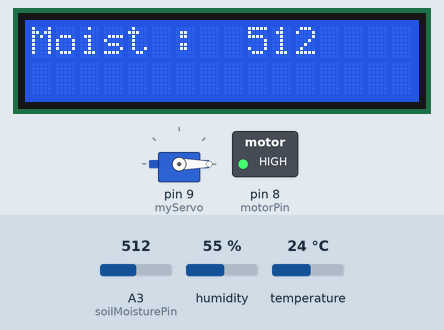
This sketch was run on a simulated Arduino Uno, built with avr-gcc and run on an emulated ATmega328P. On the bench: 16×2 character LCD, servo, switched loads named in the sketch (green lamp = pin HIGH). The inputs (shaded band) are chosen by the test bench; at power-on: temperature 24 °C, A3 (soilMoisturePin) = 512, humidity 55 %. What the sketch prints to the serial monitor is not drawn.

Above: at 1.2 s.
1.3 s: temperature set to 33 °C
At 2.9 s:
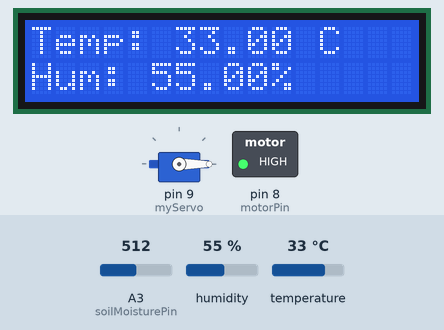
7.4 s: temperature set to 36 °C
At 9.2 s:
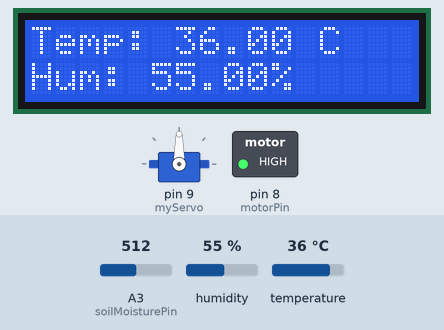
11.9 s: A3 (soilMoisturePin) set to 0
At 12.8 s:
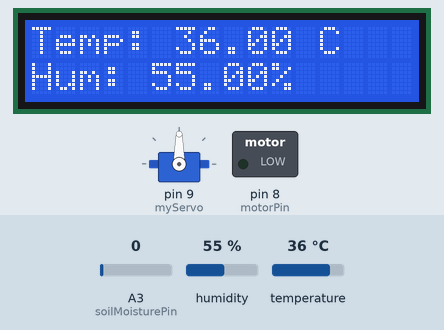
16.0 s: temperature set to 12 °C
At 17.2 s:
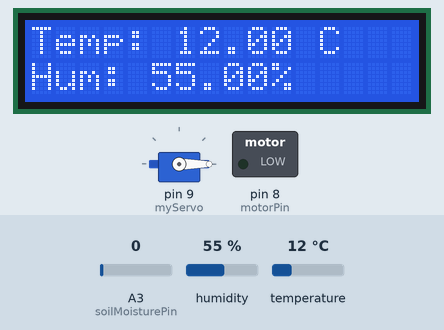
20.2 s: A3 (soilMoisturePin) set to 45
At 21.6 s:
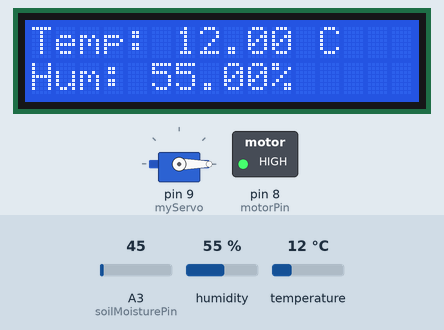
23.3 s: humidity set to 22 %
At 25.7 s:
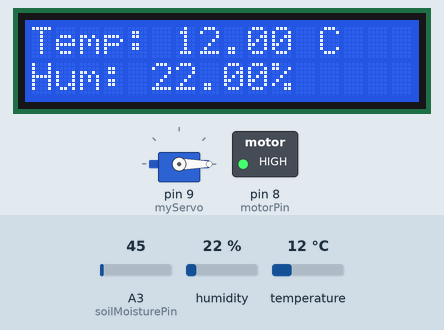
Timing chart, 0 to 27.2 s (numbered marks = the images above; inputs shaded):
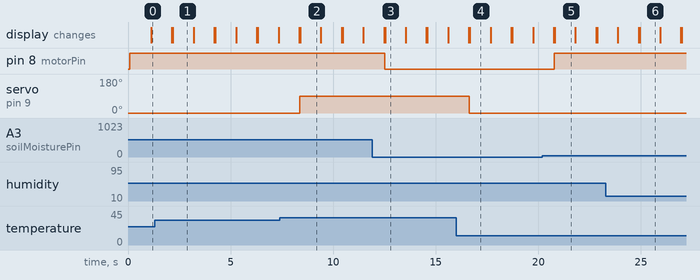

Measured:
- the behaviour switches between 34 and 35 °C on temperature (found by bisection; images 1 and 2)
- after the input at 7.4 s, servo on pin 9 (myServo): 0° → 90° after 0.96 s
- after the input at 11.9 s, pin 8 (motorPin): HIGH → LOW after 0.60 s
- after the input at 16.0 s, servo on pin 9 (myServo): 90° → 0° after 0.64 s
- after the input at 20.2 s, pin 8 (motorPin): LOW → HIGH after 0.57 s
- what the display in image 1 shows lasts 1.0 s, from 2.2 s to 3.2 s

The sketch:

2ndyrsproject.ino
```cpp
#include <LiquidCrystal_I2C.h>
#include <Wire.h>
#include <DHT.h>
#include <Servo.h>

// Constants for DHT11
#define DHTPIN A2
#define DHTTYPE DHT11

// Initialize the LCD
LiquidCrystal_I2C lcd(0x27, 16, 2); // 0x27 is the I2C address for the LCD

// Initialize DHT sensor
DHT dht(DHTPIN, DHTTYPE);

// Initialize Servo
Servo myServo;

// Constants for pins
const int soilMoisturePin = A3; // Analog pin for soil moisture sensor
const int motorPin = 8;         // PWM pin for motor speed control

void setup() {

  Serial.begin(9600);
  lcd.init();
  lcd.backlight();
  dht.begin();
  myServo.attach(9); // Servo motor connected to pin 9
  pinMode(motorPin, OUTPUT);
  pinMode(soilMoisturePin, INPUT);
  pinMode(DHTPIN, INPUT);
  myServo.write(0); // Set servo to initial position
}

void loop() {
  // Read temperature and humidity from DHT11
  float temperature = dht.readTemperature();
  float humidity = dht.readHumidity();

  // Read soil moisture level
  int soilMoistureValue = analogRead(soilMoisturePin);

  // Control DC motor (Example: Run motor if soil is dry)
  if (temperature >= 35)
  {
    myServo.write(90);// Motor at full speed
  } else
  {
    myServo.write(0);// Stop motor
  }
  if (soilMoistureValue > 0) {
    analogWrite(8, 255); // Motor at full speed
  } else {
    analogWrite(8, 0);   // Stop motor
  }
  // Display data on LCD
  lcd.clear();
  lcd.setCursor(0, 0);
  lcd.print("Temp: ");
  lcd.print(temperature);
  lcd.print(" C");

  lcd.setCursor(0, 1);
  lcd.print("Hum: ");
  lcd.print(humidity);
  lcd.print("%");
  delay(1000);
  lcd.clear();
  lcd.setCursor(0, 0);
  lcd.print("Moist :");
  lcd.setCursor(9, 0);
  lcd.print(soilMoistureValue);
  delay(1000);
  lcd.clear();
  // Output data to Serial Monitor
  Serial.print("Temperature: ");
  Serial.print(temperature);
  Serial.print(" C, ");
  Serial.print("Humidity: ");
  Serial.print(humidity);
  Serial.print("%, ");
  Serial.print("Soil Moisture: ");
  Serial.println(soilMoistureValue);

}
```
